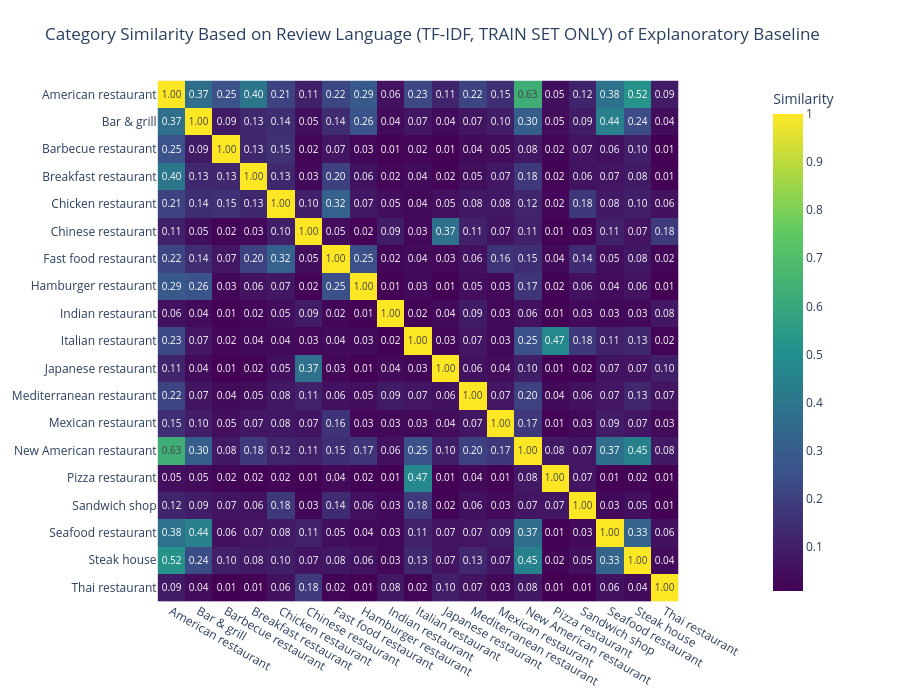

The notebook cell saved with this chart:
### Markdown cell above
We will now analyize first the similarity of the language used in the reviews between different categories before removing stop words.

### Code cell
similarity_df_train = compute_label_language_similarity(X_train, y_train_df, max_df=0.8, min_df=5)

heatmap_chart(
    similarity_df_train,
    title="Category Similarity Based on Review Language (TF-IDF, TRAIN SET ONLY) of Explanoratory Baseline"
)

### Figure 1 — Plotly figure (JSON) as saved in the notebook; plotly's stock layout.template omitted (floating-point values rounded to 4 significant figures; data arrays with more than 128 entries replaced by an {"elided": "..."} marker saying what was removed)
{"data": [{"coloraxis": "coloraxis", "hovertemplate": "x: %{x}<br>y: %{y}<br>Similarity: %{z}<extra></extra>", "name": "0", "texttemplate": "%{z:.2f}", "type": "heatmap", "x": ["American restaurant", "Bar & grill", "Barbecue restaurant", "Breakfast restaurant", "Chicken restaurant", "Chinese restaurant", "Fast food restaurant", "Hamburger restaurant", "Indian restaurant", "Italian restaurant", "Japanese restaurant", "Mediterranean restaurant", "Mexican restaurant", "New American restaurant", "Pizza restaurant", "Sandwich shop", "Seafood restaurant", "Steak house", "Thai restaurant"], "xaxis": "x", "y": ["American restaurant", "Bar & grill", "Barbecue restaurant", "Breakfast restaurant", "Chicken restaurant", "Chinese restaurant", "Fast food restaurant", "Hamburger restaurant", "Indian restaurant", "Italian restaurant", "Japanese restaurant", "Mediterranean restaurant", "Mexican restaurant", "New American restaurant", "Pizza restaurant", "Sandwich shop", "Seafood restaurant", "Steak house", "Thai restaurant"], "yaxis": "y", "z": {"elided": "19x19 float values"}}], "layout": {"coloraxis": {"colorbar": {"title": {"text": "Similarity"}}, "colorscale": [[0, "#440154"], [0.25, "#3b528b"], [0.5, "#21908d"], [0.75, "#5dc962"], [1, "#fde725"]], "showscale": true}, "height": 700, "margin": {"b": 60, "l": 80, "r": 150, "t": 80}, "title": {"text": "Category Similarity Based on Review Language (TF-IDF, TRAIN SET ONLY) of Explanoratory Baseline"}, "width": 900, "xaxis": {"anchor": "y", "constrain": "domain", "domain": [0, 1], "scaleanchor": "y"}, "yaxis": {"anchor": "x", "autorange": "reversed", "constrain": "domain", "domain": [0, 1]}}}
